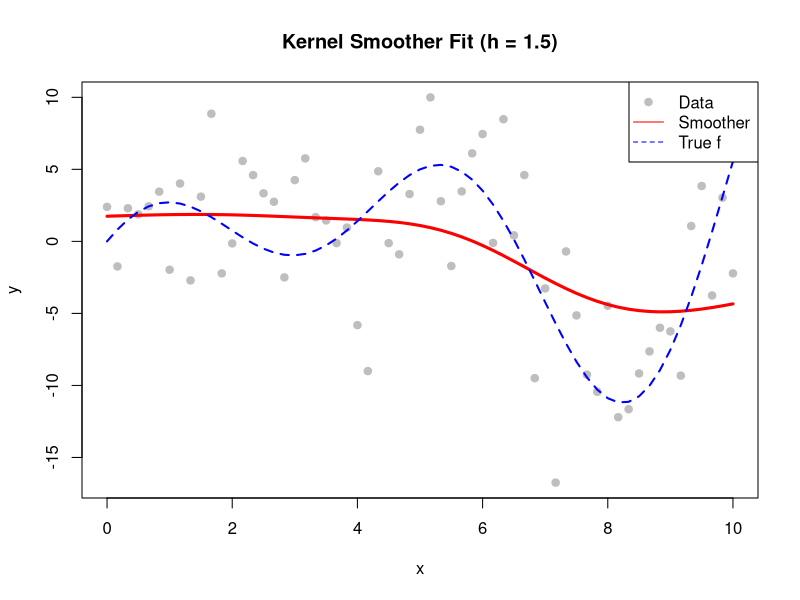
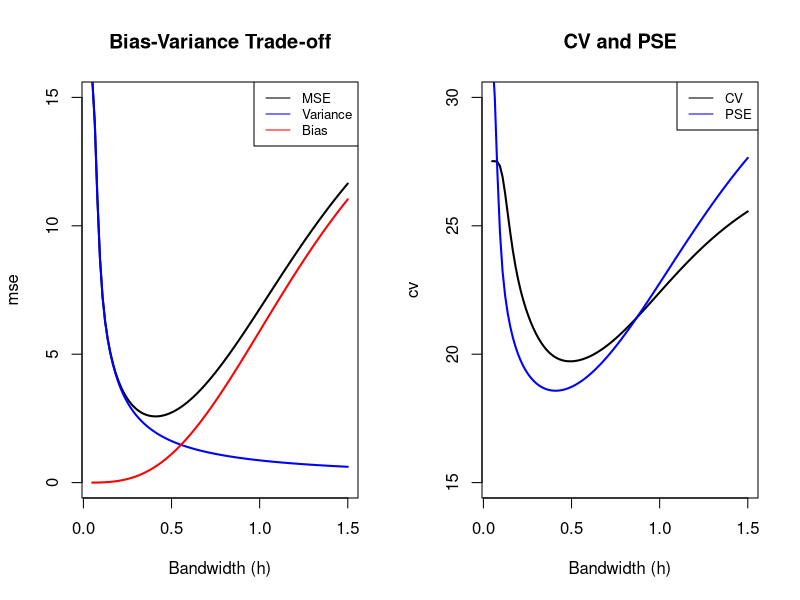

Source code (R) for these figures, in order:
## ---- chunk 1
library(mgcv)
library(car)
## ---- chunk 2
kernel_smoother<-function(x,h){
  n<-length(x)
  S<-matrix(0,nrow=n,ncol=n)
  for(i in 1:n){
    S[i,]<-dnorm((x-x[i])/h)/sum(dnorm((x-x[i])/h))
  }
  return(S)
}

h=1
n=61
x<-seq(from=0, to=10, length.out=n)
S<-kernel_smoother(x,h)

f<-(5-x)*sin(x)+x*cos(5-x)

sigma2=16
h<-seq(0.05,1.5, length.out=100)
avg_bias<-rep(0,length(h))
avg_variance<-rep(0,length(h))
mse<-rep(0,length(h))
pse = mse
cv = rep(0, length(h))

set.seed(3821)
y<-f+rnorm(n,sd=4)

for(i in 1:length(h)){
  S<-kernel_smoother(x,h[i])
  b=f - S %*% f
  avg_bias[i]<- t(b) %*% b /n
  avg_variance[i]<-sum(diag((S %*% t(S))))*sigma2/n
  mse[i]<-avg_bias[i] + avg_variance[i]
  pse[i] = sigma2 + mse[i]
  fhat = S %*% y
  cv[i] = mean(((y - fhat)/(1-diag(S)))^2)
}

print('Done!')
## ---- chunk 3
plot(x, y, col = "gray", pch = 19, main = "Kernel Smoother Fit (h = 1.5)")
lines(x, fhat, col = "red", lwd = 3)
lines(x, f, col = "blue", lwd = 2, lty = 2)

legend("topright", legend = c("Data", "Smoother", "True f"),
       col = c("gray", "red", "blue"), pch = c(19, NA, NA), lty = c(NA, 1, 2))

## ---- chunk 4
par(mfrow=c(1,2))

# Plot 1: MSE Components
plot(h,mse,col='black',type='l',lwd=2,ylim=c(0,15), xlab="Bandwidth (h)")
lines(h,avg_variance, col='blue',lwd=2)
lines(h,avg_bias, col='red',lwd=2)
title('Bias-Variance Trade-off')
legend("topright", legend = c('MSE', 'Variance', 'Bias'),
       lty = 1, col = c('black', 'blue', 'red'), cex=0.8)

# Plot 2: Selection Criteria
plot(h, cv, col='black', type='l', lwd=2, ylim=c(15,30), xlab="Bandwidth (h)")
lines(h, pse, col='blue',lwd=2)
title('CV and PSE')
legend("topright", legend = c('CV', 'PSE'), lty = 1, col = c('black', 'blue'), cex=0.8)
